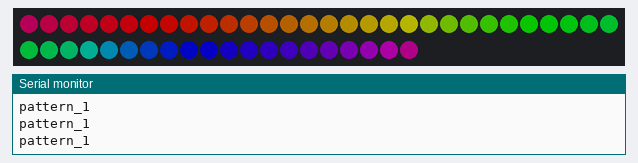
This sketch was run on a simulated Arduino Uno, built with avr-gcc and run on an emulated ATmega328P. Shown: 50 RGB LEDs in strip order, left to right, continuing on the next row, the last lines printed to the serial monitor. Dim RGB values are drawn brighter than linear; random numbers use the default seed unless the sketch sets one.

Above: at 3.44 s.
At 4.52 s:
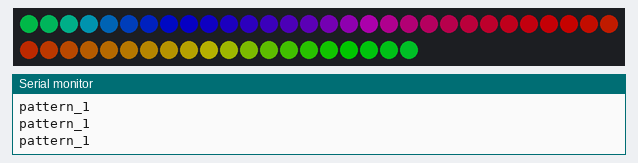
At 5.53 s:
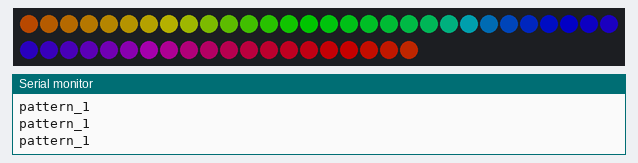
At 7.69 s:
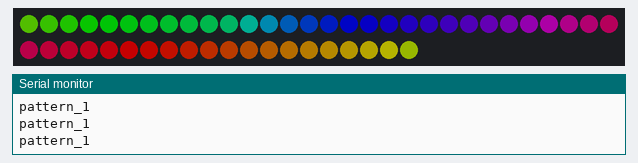
At 9.79 s:
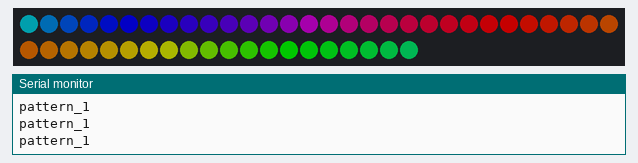
At 13.13 s:
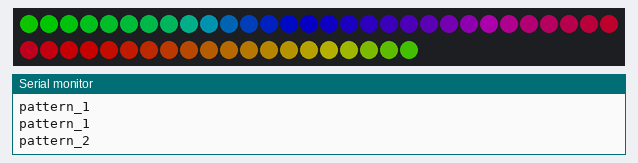

The sketch:

String_Light_Set_v9.ino
```cpp
#include <FastLED.h>

FASTLED_USING_NAMESPACE

// FastLED "100-lines-of-code" demo reel, showing just a few
// of the kinds of animation patterns you can quickly and easily
// compose using FastLED.
//
// This example also shows one easy way to define multiple
// animations patterns and have them automatically rotate.
//
// -Mark Kriegsman, December 2014

#if defined(FASTLED_VERSION) && (FASTLED_VERSION < 3001000)
#warning "Requires FastLED 3.1 or later; check github for latest code."
#endif

#define DATA_PIN    5
//#define CLK_PIN   4
#define LED_TYPE    WS2811
#define COLOR_ORDER GRB
#define NUM_LEDS    50

CRGB leds[NUM_LEDS];

#define BRIGHTNESS          96
#define FRAMES_PER_SECOND  120

// Pattern 1
#define GAP_1 1
int h;

// Pattern 2
#define STROBE_2 0.5
#define GAP_2 1

// Pattern 3
//#define STROBE_2 0.5
#define GAP_3 1


void setup() {
  delay(3000); // 3 second delay for recovery
  Serial.begin(9600);

  // tell FastLED about the LED strip configuration
  FastLED.addLeds<LED_TYPE, DATA_PIN, COLOR_ORDER>(leds, NUM_LEDS).setCorrection(TypicalLEDStrip);
  //FastLED.addLeds<LED_TYPE,DATA_PIN,CLK_PIN,COLOR_ORDER>(leds, NUM_LEDS).setCorrection(TypicalLEDStrip);

  // set master brightness control
  FastLED.setBrightness(BRIGHTNESS);
}


// List of patterns to cycle through.  Each is defined as a separate function below.
typedef void (*SimplePatternList[])();
SimplePatternList gPatterns = { rainbow_cycle, sparkle_white, pattern_3, pattern_4, pattern_5, pattern_6, pattern_7, pattern_8, pattern_9, pattern_10 };

uint8_t gCurrentPatternNumber = 0; // Index number of which pattern is current
uint8_t gHue = 0; // rotating "base color" used by many of the patterns

void loop()
{
  // Call the current pattern function once, updating the 'leds' array
  gPatterns[gCurrentPatternNumber]();

  // send the 'leds' array out to the actual LED strip
  FastLED.show();
  // insert a delay to keep the framerate modest
  FastLED.delay(1000 / FRAMES_PER_SECOND);

  // do some periodic updates
  EVERY_N_MILLISECONDS( 20 ) {
    gHue++;  // slowly cycle the "base color" through the rainbow
  }
  EVERY_N_SECONDS( 10 ) {
    nextPattern();  // change patterns periodically
  }
}

#define ARRAY_SIZE(A) (sizeof(A) / sizeof((A)[0]))

void nextPattern()
{
  // add one to the current pattern number, and wrap around at the end
  gCurrentPatternNumber = (gCurrentPatternNumber + 1) % ARRAY_SIZE( gPatterns);
}


// Pattern 1
void rainbow_cycle() {
  Serial.println("pattern_1");
  for (int i = 0; i < NUM_LEDS; i++) {
    h = h + 5;
    leds[i] = CHSV( h, 255, 255 );
    delay(GAP_1);
  }
  FastLED.show();
}


void sparkle_white() {
  Serial.println("pattern_2");
  for (int i = 0; i < NUM_LEDS; i++) {
    //      h = h + 5;
    leds[random(NUM_LEDS)] = CHSV( 255, 0, 255 ); // Change To Random LED and change color to White
    FastLED.show();
    delay(STROBE_2);
    fill_solid(leds, NUM_LEDS, CHSV( 0, 0, 0 )); // Set all to Off.
    FastLED.show();
    delay(GAP_2);

  }
}

void pattern_3() {
  Serial.println("pattern_3");
  for (int i = 0; i < NUM_LEDS; i++) {
    h = h + 5;
    //          randNumber_1 = random(255);
    leds[i] = CHSV( h, 255, 255 );

    delay(GAP_3);
  }
  FastLED.show();
//  delay(COLOR_CHANGE_RATE);
  fill_solid(leds, NUM_LEDS, CHSV( 0, 0, 0 )); // Set all to red.
  FastLED.show();
//  delay(COLOR_CHANGE_RATE);
}

void pattern_4() {
  Serial.println("pattern_4");
}

void pattern_5() {
  Serial.println("pattern_5");
}

void pattern_6() {
  Serial.println("pattern_6");
}

void pattern_7() {
  Serial.println("pattern_7");
}

void pattern_8() {
  Serial.println("pattern_8");
}

void pattern_9() {
  Serial.println("pattern_9");
}

void pattern_10() {
  Serial.println("pattern_10");
}
```
